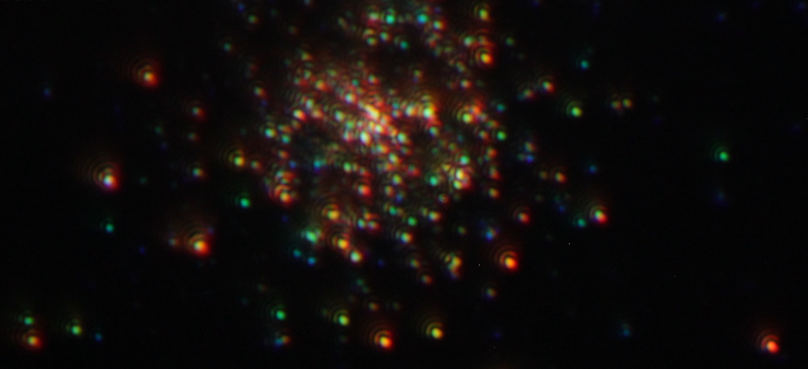
#> input picture Photo/train/same/f10.jpg, 1616 x 737 px, given in place of 1_1.png, which was not available (shown at 1/2 size)
$ jupyter execute --allow-errors new_labels_testing.ipynb   (text cells are left out)
#> lines starting #> are read from the running program, lines starting #| are printed output that depends on the picture; pictures that were not available may be replaced by others from this repository, and a replacement may not be noted
[cell 1]
import cv2
import numpy as np
import matplotlib.pyplot as plt
import imageio
import imutils
cv2.ocl.setUseOpenCL(False)

[cell 2]
# select the image id (valid |values 1,2,3, or 4)
feature_extractor = 'orb' # one of 'sift', 'surf', 'brisk', 'orb'
feature_matching = 'bf'

[cell 3]
trainImg = imageio.imread('./new labels/1_1.png')
#> trainImg is the input picture: shape (737, 1616, 3); mean R, G, B 16.9, 12.7, 10.5
#trainImg = cv2.blur(trainImg, [5,5])
(pix1, pix2) = ( 500, int(len(trainImg)*500/int(len(trainImg[0]))))
#> pix1 = 500; pix2 = 228
trainImg = cv2.resize(trainImg, (pix1, pix2))
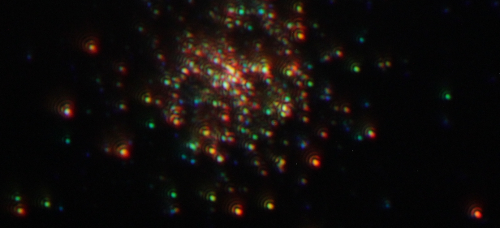
#> trainImg: shape (228, 500, 3); mean R, G, B 16.8, 12.6, 10.4
trainImg_gray = cv2.cvtColor(trainImg, cv2.COLOR_RGB2GRAY)
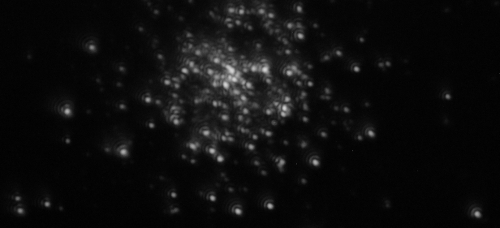
#> trainImg_gray: shape (228, 500); min 0, max 212, mean 13.6


queryImg = imageio.imread('./new labels/1_2.png')
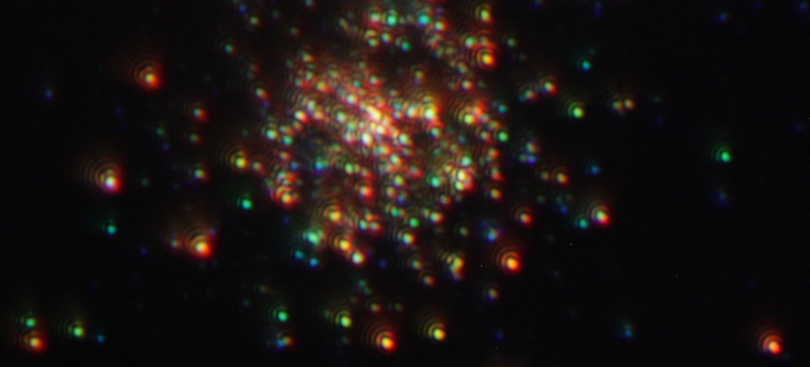
#> input picture Photo/train/same/f12.jpg, 1619 x 734 px, given in place of 1_2.png, which was not available (shown at 1/2 size)
#> queryImg is the input picture: shape (734, 1619, 3); mean R, G, B 25.3, 18.9, 16.6
queryImg = cv2.resize(queryImg, (pix1, int(pix2*len(queryImg[1])/len(queryImg[0]))))
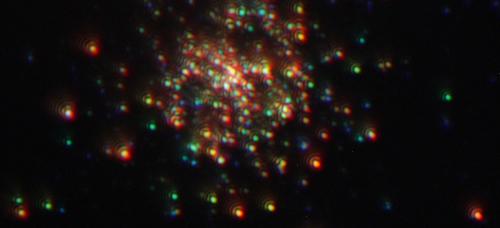
#> queryImg: shape (228, 500, 3); mean R, G, B 25.2, 18.8, 16.5
#queryImg = cv2.blur(queryImg, [5,5])
# Opencv defines the color channel in the order BGR.
# Transform it to RGB to be compatible to matplotlib
queryImg_gray = cv2.cvtColor(queryImg, cv2.COLOR_RGB2GRAY)
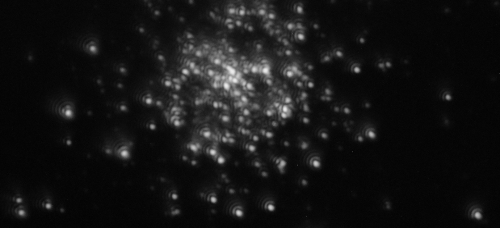
#> queryImg_gray: shape (228, 500); min 2, max 236, mean 20.4


fig, (ax1, ax2) = plt.subplots(nrows=1, ncols=2, constrained_layout=False, figsize=(16,9))
ax1.imshow(queryImg, cmap="gray")
ax1.set_xlabel("", fontsize=14)

ax2.imshow(trainImg, cmap="gray")
ax2.set_xlabel("", fontsize=14)

plt.show()

[cell 4]
def detectAndDescribe(image, method=None):
    """
    Compute key points and feature descriptors using an specific method
    """

    assert method is not None, "You need to define a feature detection method. Values are: 'sift', 'surf'"

    # detect and extract features from the image
    if method == 'sift':
        descriptor = cv2.xfeatures2d.SIFT_create()
    elif method == 'surf':
        descriptor = cv2.xfeatures2d.SURF_create()
    elif method == 'brisk':
        descriptor = cv2.BRISK_create()
    elif method == 'orb':
        descriptor = cv2.ORB_create()

    # get keypoints and descriptors
    (kps, features) = descriptor.detectAndCompute(image, None)

    return (kps, features)

[cell 5]
# display the keypoints and features detected on both images
fig, (ax1,ax2) = plt.subplots(nrows=1, ncols=2, figsize=(20,8), constrained_layout=False)
#> (the rest of this cell did not finish here and is left out)

[cell 6]
def createMatcher(method,crossCheck):
    "Create and return a Matcher Object"

    if method == 'sift' or method == 'surf':
        bf = cv2.BFMatcher(cv2.NORM_L2, crossCheck=crossCheck)
    elif method == 'orb' or method == 'brisk':
        bf = cv2.BFMatcher(cv2.NORM_HAMMING, crossCheck=crossCheck)
    return bf

[cell 7]
def matchKeyPointsBF(featuresA, featuresB, method):
    bf = createMatcher(method, crossCheck=True)

    # Match descriptors.
    best_matches = bf.match(featuresA,featuresB)

    # Sort the features in order of distance.
    # The points with small distance (more similarity) are ordered first in the vector
    rawMatches = sorted(best_matches, key = lambda x:x.distance)
    print("Raw matches (Brute force):", len(rawMatches))
    return rawMatches

[cell 8]
def matchKeyPointsKNN(featuresA, featuresB, ratio, method):
    bf = createMatcher(method, crossCheck=False)
    # compute the raw matches and initialize the list of actual matches
    rawMatches = bf.knnMatch(featuresA, featuresB, 2)
    print("Raw matches (knn):", len(rawMatches))
    matches = []

    # loop over the raw matches
    for m,n in rawMatches:
        # ensure the distance is within a certain ratio of each
        # other (i.e. Lowe's ratio test)
        if m.distance < n.distance * ratio:
            matches.append(m)
    return matches

[cell 9]
print("Using: {} feature matcher".format(feature_matching))

fig = plt.figure(figsize=(20,8))

#> (the rest of this cell did not finish here and is left out)

[cell 10]
def getHomography(kpsA, kpsB, featuresA, featuresB, matches, reprojThresh):
    # convert the keypoints to numpy arrays
    kpsA = np.float32([kp.pt for kp in kpsA])
    kpsB = np.float32([kp.pt for kp in kpsB])

    if len(matches) > 4:

        # construct the two sets of points
        ptsA = np.float32([kpsA[m.queryIdx] for m in matches])
        ptsB = np.float32([kpsB[m.trainIdx] for m in matches])

        # estimate the homography between the sets of points
        #(H, status) = cv2.estimateAffinePartial2D(ptsA, ptsB)
        (H, status) = cv2. findHomography(ptsA, ptsB, cv2.RANSAC,reprojThresh)

        return (matches, H, status)
    else:
        return None

#> (a cell that did not finish here is left out)

[cell 12]
# Apply correction
width = trainImg.shape[1] + queryImg.shape[1]
#> width = 1000
height = trainImg.shape[0] + queryImg.shape[0]
#> height = 456


#result = cv2.warpAffine(trainImg, H,(queryImg.shape[1], queryImg.shape[0]))
#> (the rest of this cell did not finish here and is left out)

[cell 13]
def comp(label1, label2):
#> called with label1 = './new labels/1_2.png', label2 = './new labels/1_2.png'
    trainImg = imageio.imread(label1)
    #trainImg = cv2.blur(trainImg, [5,5])
    (pix1, pix2) = ( 500, int(len(trainImg)*500/int(len(trainImg[0]))))
#> pix1 = 500; pix2 = 226
    trainImg = cv2.resize(trainImg, (pix1, pix2))
#> trainImg: shape (226, 500, 3)
    trainImg_gray = cv2.cvtColor(trainImg, cv2.COLOR_RGB2GRAY)
#> trainImg_gray: shape (226, 500)


    queryImg = imageio.imread(label2)
    queryImg = cv2.resize(queryImg, (pix1, int(pix2*len(queryImg[1])/len(queryImg[0]))))
    #queryImg = cv2.blur(queryImg, [5,5])
    # Opencv defines the color channel in the order BGR.
    # Transform it to RGB to be compatible to matplotlib
    queryImg_gray = cv2.cvtColor(queryImg, cv2.COLOR_RGB2GRAY)


    kpsA, featuresA = detectAndDescribe(trainImg_gray, method=feature_extractor)
#> in detectAndDescribe, `(kps, features) = descriptor.detectAndCompute(image, None)`: kps = 465 keypoints; strongest (x, y, size): (221, 158, 37.2), (220, 158, 44.6), (220, 160, 31), (315, 163, 44.6)
#> kpsA has the same summary as kps in detectAndDescribe
    kpsB, featuresB = detectAndDescribe(queryImg_gray, method=feature_extractor)
#> kpsB has the same summary as kps in detectAndDescribe

    #print("Using: {} feature matcher".format(feature_matching))

    fig = plt.figure(figsize=(20,8))

    if feature_matching == 'bf':

        matches = matchKeyPointsBF(featuresA, featuresB, method=feature_extractor)
#> in matchKeyPointsBF, `best_matches = bf.match(featuresA,featuresB)`: best_matches = 465 matches
#| Raw matches (Brute force): 465
#> matches = 465 matches
        img3 = cv2.drawMatches(trainImg,kpsA,queryImg,kpsB,matches[:100],
                               None,flags=cv2.DrawMatchesFlags_NOT_DRAW_SINGLE_POINTS)
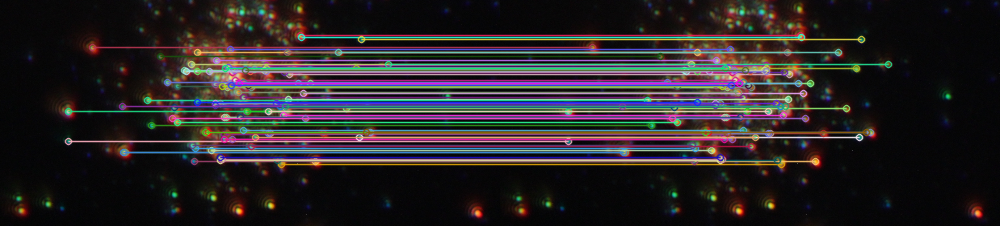
#> img3: shape (226, 1000, 3); mean R, G, B 42.5, 37.2, 39.4
    elif feature_matching == 'knn':
        matches = matchKeyPointsKNN(featuresA, featuresB, ratio=0.75, method=feature_extractor)
        img3 = cv2.drawMatches(trainImg,kpsA,queryImg,kpsB,np.random.choice(matches,100),
                               None,flags=cv2.DrawMatchesFlags_NOT_DRAW_SINGLE_POINTS)


    M = getHomography(kpsA, kpsB, featuresA, featuresB, matches, reprojThresh=20)
#> in getHomography, `kpsA = np.float32([kp.pt for kp in kpsA])`: kpsA = 465 pairs, first value 61.92 to 447.8, second value 35 to 168.5
#> in getHomography, `kpsB = np.float32([kp.pt for kp in kpsB])`: kpsB has the same summary as kpsA
#> in getHomography, `ptsA = np.float32([kpsA[m.queryIdx] for m in matches])`: ptsA has the same summary as kpsA
#> in getHomography, `ptsB = np.float32([kpsB[m.trainIdx] for m in matches])`: ptsB has the same summary as kpsA
#> in getHomography, `(H, status) = cv2. findHomography(ptsA, ptsB, cv2.RANSAC,reprojThresh)`: H = [[1, 1.35e-16, -5.08e-14], [-4.06e-18, 1, 6.33e-14], [-5.5e-20, 6.87e-19, 1]]; status = 465 values from 1 to 1
#> M = 3 matches
    if M is None:
        print("Error!")
    (matches, H, status) = M
#> status = 465 values from 1 to 1
    #print(np.sum(status))
    #print(len(matches))
    #print(H)

    width = trainImg.shape[1] + queryImg.shape[1]
#> width = 1000
    height = trainImg.shape[0] + queryImg.shape[0]
#> height = 452


    #result = cv2.warpAffine(trainImg, H,(queryImg.shape[1], queryImg.shape[0]))
    result = cv2.warpPerspective(trainImg, H,(queryImg.shape[1], queryImg.shape[0]))

    #result[0:queryImg.shape[0], 0:queryImg.shape[1]] = queryImg
    return np.sum(status), len(matches), H
